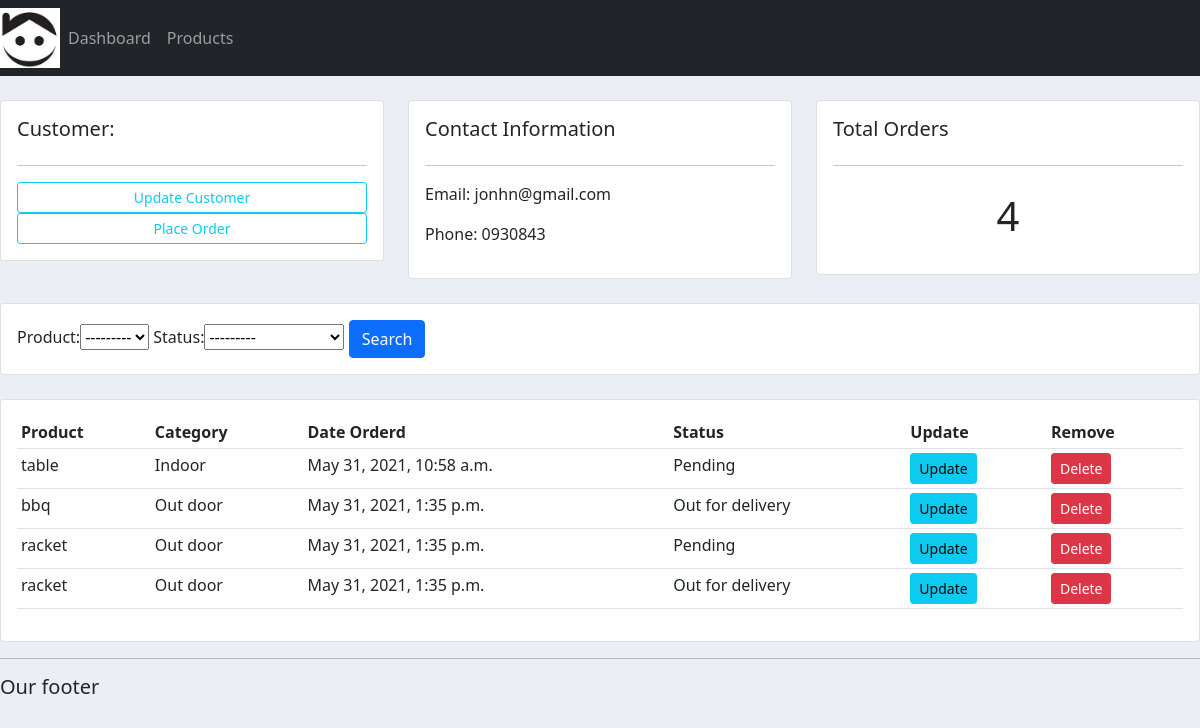
The app's page /customer/1/ with its own data.
### accounts/models.py (models this page shows, shortened)
class Customer(models.Model):
    name = models.CharField(max_length=200, null=True)
    phone = models.CharField(max_length=200, null=True)
    email = models.CharField(max_length=200, null=True)
    date_created = models.DateTimeField(auto_now_add=True, null=True)

class Order(models.Model):
    STATUS = (
        ('Pending', 'Pending'),
        ('Out for delivery', 'Out for delivery'),
        ('Delivered', 'Delivered')
        )
    customer = models.ForeignKey(Customer, null=True, on_delete=models.SET_NULL)
    product = models.ForeignKey(Product, null=True, on_delete=models.SET_NULL)
    date_created = models.DateTimeField(auto_now_add=True, null=True)
    status = models.CharField(max_length=200, null=True, choices=STATUS)

class Product(models.Model):
    CATEGORY = (
        ('Indoor', 'Indoor'),
        ('Out door', 'Out door'),
    )
    name = models.CharField(max_length=200, null=True)
    price = models.FloatField(null=True)
    category = models.CharField(max_length=200, null=True, choices=CATEGORY)
    description = models.CharField(max_length=200, null=True)
    date_created = models.DateTimeField(auto_now_add=True, null=True)
    tags = models.ManyToManyField(Tag)
    def __str__(self):
        return self.name

### accounts/views.py (the view)
# urls.py: path('customer/<str:pk_test>/', views.customer, name='customer'),
def customer(requests, pk_test):
    customer = Customer.objects.get(id=pk_test)
    orders = customer.order_set.all()
    order_count = orders.count()
    myFilter = OrderFilter(requests.GET, queryset=orders)
    orders = myFilter.qs
    context = {'customer':customer, 'orders':orders, 'order_count':order_count,
                'myFilter':myFilter}
    return render(requests, 'accounts/customer.html', context)

### accounts/templates/accounts/customer.html
{% extends 'accounts/main.html' %}
{% block content %}
<br>
<div class="row">
	<div class="col-md">
		<div class="card card-body">
			<h5>Customer:</h5>
			<hr>
			<a class="btn btn-outline-info  btn-sm btn-block" href="">Update Customer</a>
			<a class="btn btn-outline-info  btn-sm btn-block" href="{% url 'create_order' customer.id %}">Place Order</a>
		</div>
	</div>
	<div class="col-md">
		<div class="card card-body">
			<h5>Contact Information</h5>
			<hr>
			<p>Email: {{customer.email}} </p>
			<p>Phone: {{customer.phone}} </p>
		</div>
	</div>
	<div class="col-md">
		<div class="card card-body">
			<h5>Total Orders</h5>
			<hr>
			<h1 style="text-align: center;padding: 10px">{{order_count}}</h1>
		</div>
	</div>
</div>
<br>
<div class="row">
	<div class="col">
		<div class="card card-body">
			<form method="get">
				{{myFilter.form}}
		    <button class="btn btn-primary" type="submit">Search</button>
		  </form>
		</div>
	</div>
</div>
<br>
<div class="row">
	<div class="col-md">
		<div class="card card-body">
			<table class="table table-sm">
				<tr>
					<th>Product</th>
					<th>Category</th>
					<th>Date Orderd</th>
					<th>Status</th>
					<th>Update</th>
					<th>Remove</th>
				</tr>
				{% for order in orders %}
				<tr>
					<td>{{order.product}}</td>
					<td>{{order.product.category}}</td>
					<td>{{order.date_created}}</td>
					<td>{{order.status}}</td>
					<td><a class="btn btn-sm btn-info" href="{% url 'update_order' order.id %}">Update</a></td>
					<td><a class="btn btn-sm btn-danger" href="{% url 'delete_order' order.id %}">Delete</a></td>
				</tr>
				{% endfor %}
			</table>
		</div>
	</div>
</div>
{% endblock %}

### static/css/main.css (style rules this page uses)
body { background-color: #ebeff5; }

### records on screen
Customer: email "jonhn@gmail.com", phone "0930843"
Order: product "table", product.category "Indoor", date_created "May 31, 2021, 10:58 a.m.", status "Pending"
Order: product "bbq", product.category "Out door", date_created "May 31, 2021, 1:35 p.m.", status "Out for delivery"
Order: product "racket", product.category "Out door", date_created "May 31, 2021, 1:35 p.m.", status "Pending"
Order: product "racket", product.category "Out door", date_created "May 31, 2021, 1:35 p.m.", status "Out for delivery"

### other values on screen
{{ order_count }} "4"
